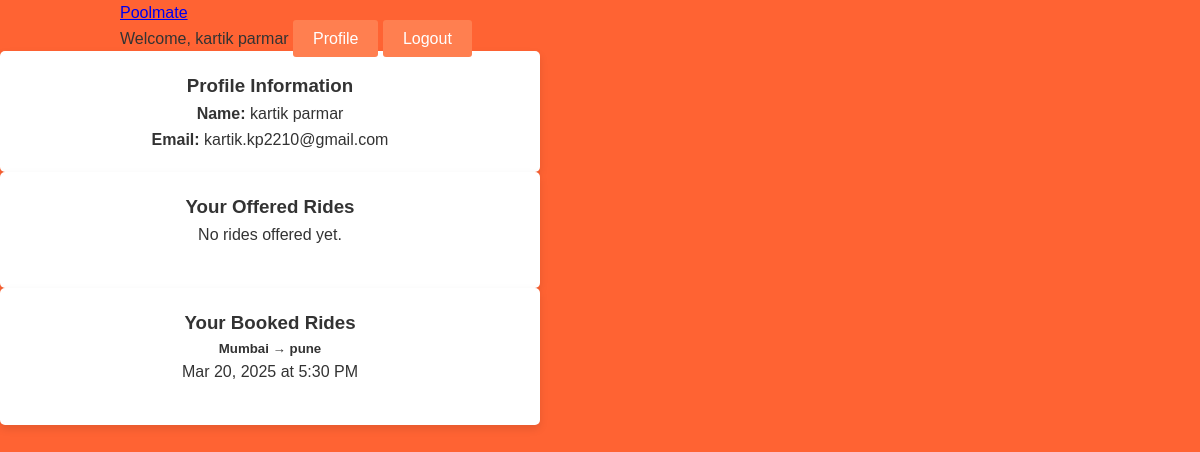
The app's page /profile.php (signed in) with its own data.
### tables this page shows
CREATE TABLE users (
  id INTEGER PRIMARY KEY AUTOINCREMENT,
  name TEXT NOT NULL,
  email TEXT UNIQUE NOT NULL,
  password TEXT NOT NULL
);

CREATE TABLE rides (
  id INTEGER PRIMARY KEY AUTOINCREMENT,
  driver_id INTEGER NOT NULL,
  from_location TEXT NOT NULL,
  to_location TEXT NOT NULL,
  date DATE NOT NULL,
  time TIME NOT NULL,
  seats INTEGER NOT NULL,
  FOREIGN KEY (driver_id) REFERENCES users(id)
);

### profile.php (the view, shortened to what this page needs)
<?php
include 'includes/config.php';
$stmt = $db->prepare('SELECT * FROM users WHERE id = :id');
$stmt->bindValue(':id', $_SESSION['user_id'], SQLITE3_INTEGER);
$user = $stmt->execute()->fetchArray(SQLITE3_ASSOC);
$ridesStmt = $db->prepare('SELECT * FROM rides WHERE driver_id = :driver_id ORDER BY date DESC');
$ridesStmt->bindValue(':driver_id', $_SESSION['user_id'], SQLITE3_INTEGER);
$ridesResult = $ridesStmt->execute();
$bookingsStmt = $db->prepare('
    SELECT rides.* FROM bookings
    JOIN rides ON bookings.ride_id = rides.id
    WHERE bookings.passenger_id = :passenger_id
    ORDER BY date DESC
');
$bookingsStmt->bindValue(':passenger_id', $_SESSION['user_id'], SQLITE3_INTEGER);
$bookingsResult = $bookingsStmt->execute();
?>
<!DOCTYPE html>
<html lang="en">
<head>
    <link rel="stylesheet" href="css/style.css">
</head>
<body>
    <?php include 'includes/navbar.php'; ?>
    <div class="container mt-5">
        <div class="row">
            <div class="col-md-4">
                <div class="card shadow">
                    <div class="card-body">
                        <h3 class="card-title">Profile Information</h3>
                        <div class="mb-3">
                            <strong>Name:</strong> <?= htmlspecialchars($user['name']) ?>
                        </div>
                        <div class="mb-3">
                            <strong>Email:</strong> <?= htmlspecialchars($user['email']) ?>
                        </div>
                    </div>
                </div>
            </div>
            <div class="col-md-8">
                <div class="card shadow">
                    <div class="card-body">
                        <h3 class="card-title mb-4">Your Offered Rides</h3>
                        <?php if($ridesResult->fetchArray() === false): ?>
                            <p class="text-muted">No rides offered yet.</p>
                        <?php endif; ?>
                    </div>
                </div>
                <div class="card shadow mt-4">
                    <div class="card-body">
                        <h3 class="card-title mb-4">Your Booked Rides</h3>
                        <?php if($bookingsResult->fetchArray() === false): ?>
                            <p class="text-muted">No rides booked yet.</p>
                        <?php else: ?>
                            <?php while ($ride = $bookingsResult->fetchArray(SQLITE3_ASSOC)): ?>
                                <div class="mb-4 p-3 border rounded">
                                    <div class="d-flex justify-content-between">
                                        <div>
                                            <h5><?= htmlspecialchars($ride['from_location']) ?> → <?= htmlspecialchars($ride['to_location']) ?></h5>
                                            <p class="mb-1"><?= date('M j, Y', strtotime($ride['date'])) ?> at <?= date('g:i A', strtotime($ride['time'])) ?></p>
                                        </div>
                                    </div>
                                </div>
                            <?php endwhile; ?>
                        <?php endif; ?>
                    </div>
                </div>
            </div>
        </div>
    </div>
</body>
</html>

### css/style.css (style rules this page uses)
:root { --primary-color: #ff7f50; --secondary-color: #ff6333; --text-color: #333; --background-color: #f4f4f4; --header-bg: #333; --header-text: #fff; --box-shadow: 0 4px 8px rgba(0, 0, 0, 0.1); }
* { margin: 0; padding: 0; box-sizing: border-box; }
body { font-family: 'Arial', sans-serif; line-height: 1.6; background: url('https://source.unsplash.com/1600x900/?landscape') no-repeat center center fixed; background-size: cover; color: var(--text-color); background-color: #ff6333; }
.card { background: #fff; padding: 20px; width: 45%; border-radius: 5px; box-shadow: var(--box-shadow); text-align: center; }
.card p { margin-bottom: 20px; }

### records on screen
users: name "kartik parmar", email "kartik.kp2210@gmail.com"
rides: from_location "Mumbai", to_location "pune", date "Mar 20, 2025", time "5:30 PM"

### other values on screen
$_SESSION['user_name'] "kartik parmar"
